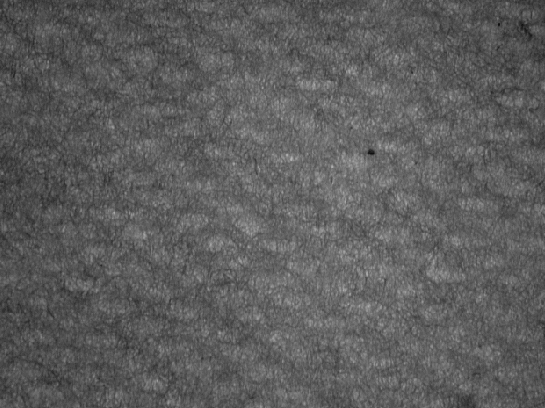
%> input picture 0.2 HW2/Proj2.tif, 545 x 408 px
$ octave Kant_Proj2.m   (GNU Octave 9; MATLAB toolbox functions it lacks are replaced by stand-ins)
%> lines starting %> are read from the running program, lines starting %| are printed output that depends on the picture; in (x1, y1, x2, y2) boxes, pixels count from 0 and x2, y2 are one past the last pixel; in counts of white or black regions, pixels touching at a corner belong together; the program's own positions count from 1
% By Mohak Kant and Alexandre Soares
% 2018 fall, Image Processing class at Texas Tech University
% Project 2

close all; clc, clear
%% original
filt_n =@(n).27*ones(n)./(n^2);
I = imread('Proj2.tif');
%> I is the input picture: size 408x545 uint8; min 16, max 181, mean 93
[m,n] = size(I);
%> m = 408; n = 545

I = double(I) - conv2(I,filt_n(3),'same');
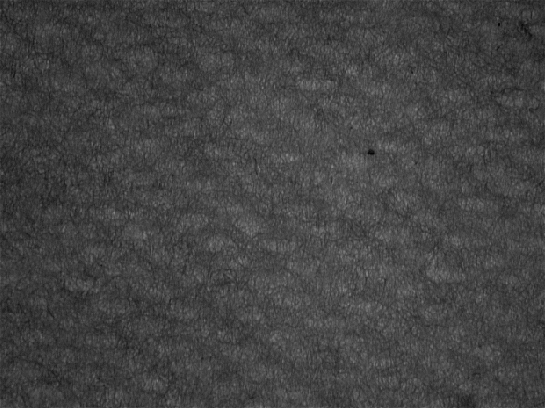
%> I: size 408x545 double; min 4.09, max 136.7, mean 68

figure
subplot(231);
imagesc(I);
title('original img');
axis image
%% fft
I_fft_shft = fftshift(fft2(I));
lg_abs_I_fft = abs(log(1+I_fft_shft));
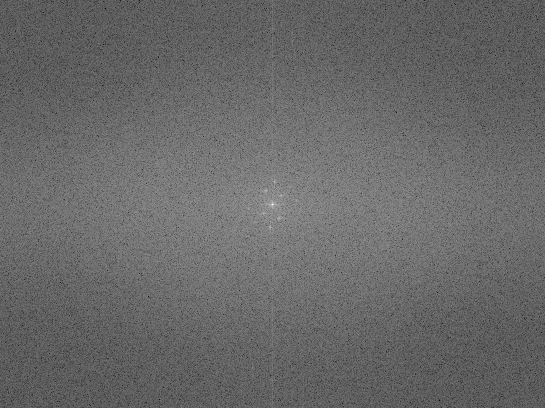
%> lg_abs_I_fft: size 408x545 double; min 1.92, max 16.53, mean 7.93; drawn with min black and max white

subplot(232);
imagesc(lg_abs_I_fft);
title('Shifted and Scaled(log(1+abs)) FFT');
axis image
%% removing background
mean_fft_lgbs = mean(lg_abs_I_fft (:));
%> mean_fft_lgbs = 7.93
std_fft_lgbs = std(lg_abs_I_fft (:));
%> std_fft_lgbs = 0.908
threshold = mean_fft_lgbs + 4.55*std_fft_lgbs;
%> threshold = 12.06
background_i_lo = find(lg_abs_I_fft   < threshold );
%> background_i_lo = 222337 values from 1 to 222360
lg_abs_I_fft_thresh = (lg_abs_I_fft >= threshold);
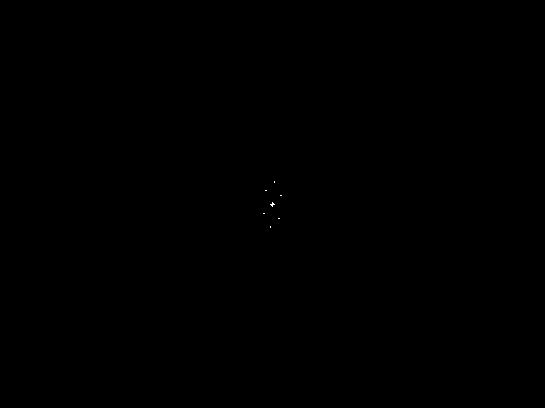
%> lg_abs_I_fft_thresh: size 408x545 logical; 0.01% white in thin lines or dots, all inside (x1, y1, x2, y2) = (263, 181, 282, 228)
I_fft_shft(background_i_lo) = 0;% I_fft_shft(background_i_lo)*.0001;

%lg_abs_I_fft = log(1+abs(I_fft_shft));
I_ifft1 = abs(ifft2(fftshift(I_fft_shft)));
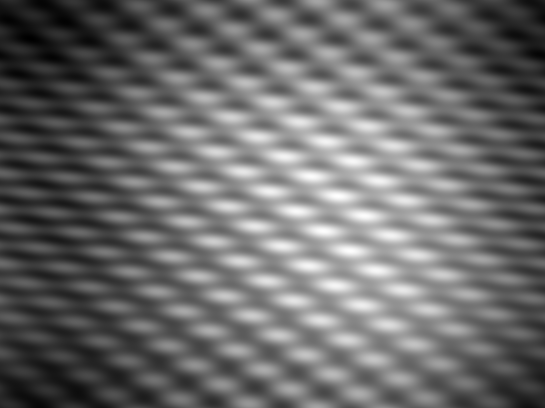
%> I_ifft1: size 408x545 double; min 51.2, max 91.07, mean 68; drawn with min black and max white

subplot(233);
imagesc(I_ifft1);
title('ifft with non-uniform illumination');
axis image
%removing non=uniform illumination
%lg_abs_I_fft  = conv2(lg_abs_I_fft ,filt_n(1),'same');


c_val = I_fft_shft(205,273);
%> c_val = 15117552.7
I_fft_shft(200:210,273) = 0;
I_fft_shft(205,267:280) = 0;
I_fft_shft(205,273) = c_val;

%saving it now without the pixels
lg_abs_I_fft = log(1+abs(I_fft_shft));

subplot(234);
imagesc(lg_abs_I_fft_thresh);
title('fft log-abs with threshold applied');
axis image

I_ifft = abs(ifft2(fftshift(I_fft_shft)));
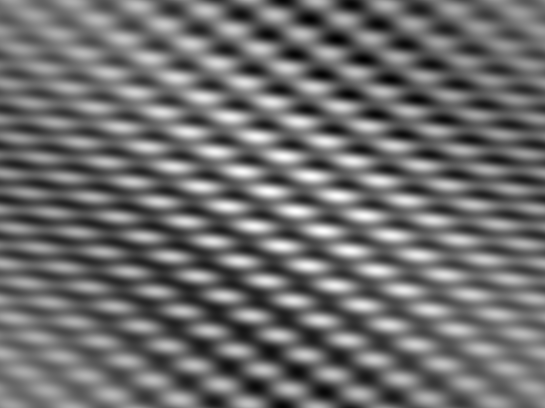
%> I_ifft: size 408x545 double; min 58.52, max 80.37, mean 68; drawn with min black and max white
subplot(235);
imagesc(I_ifft);
title('ifft final img');
axis image
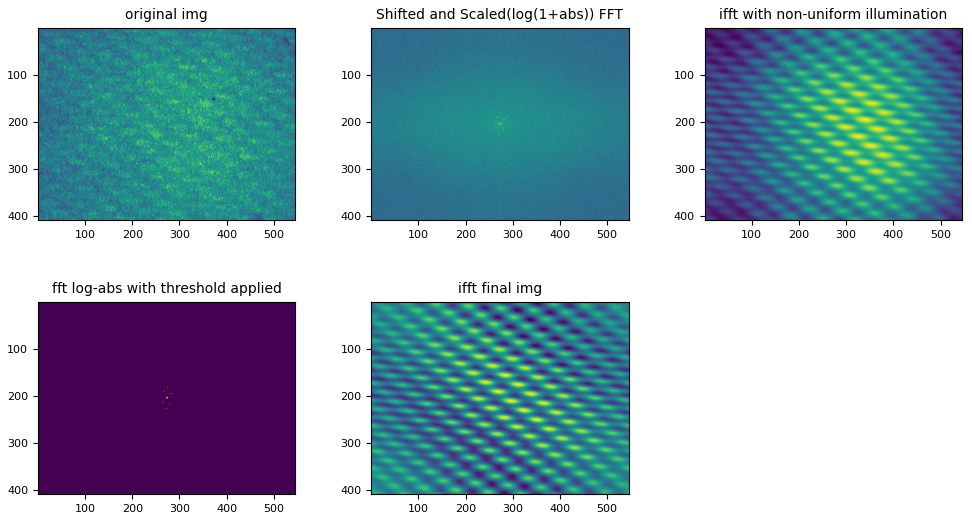
%> figure redrawn from the program's plot data, 5 panels

subplot(236);
%> (the run ends here)
